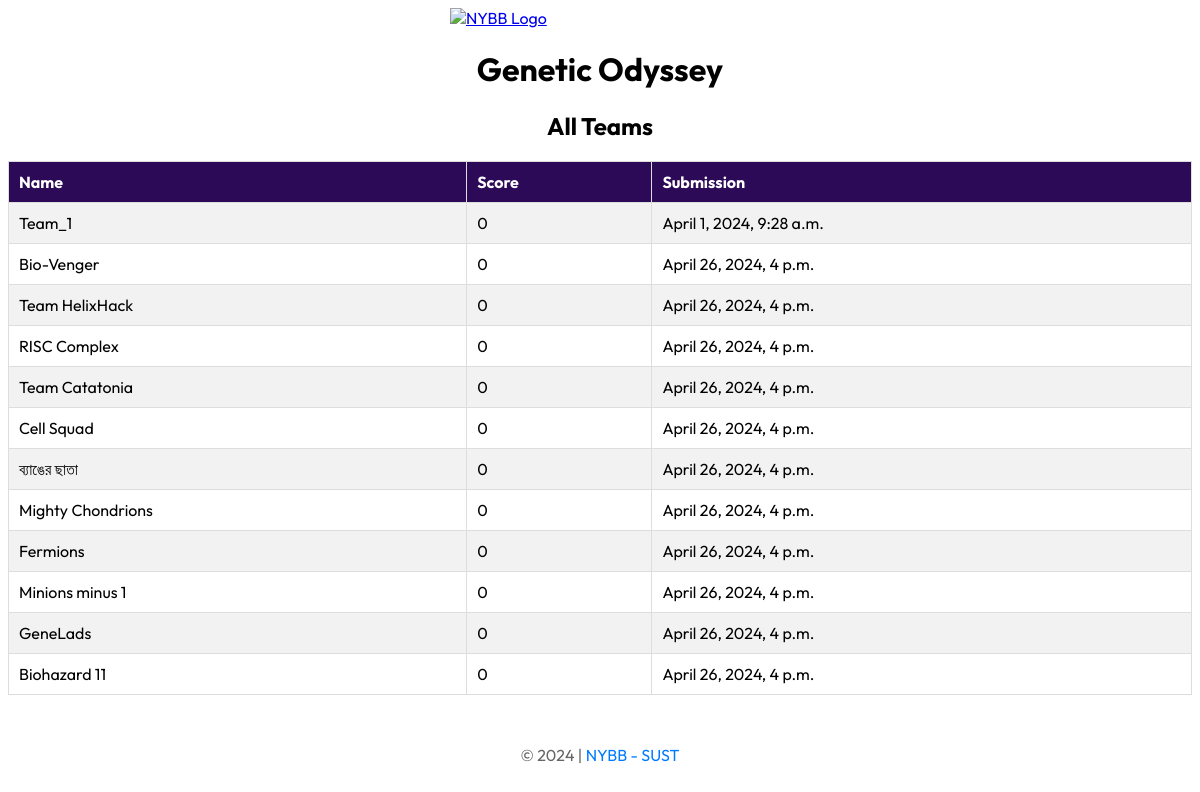
The app's page /result/, older data.
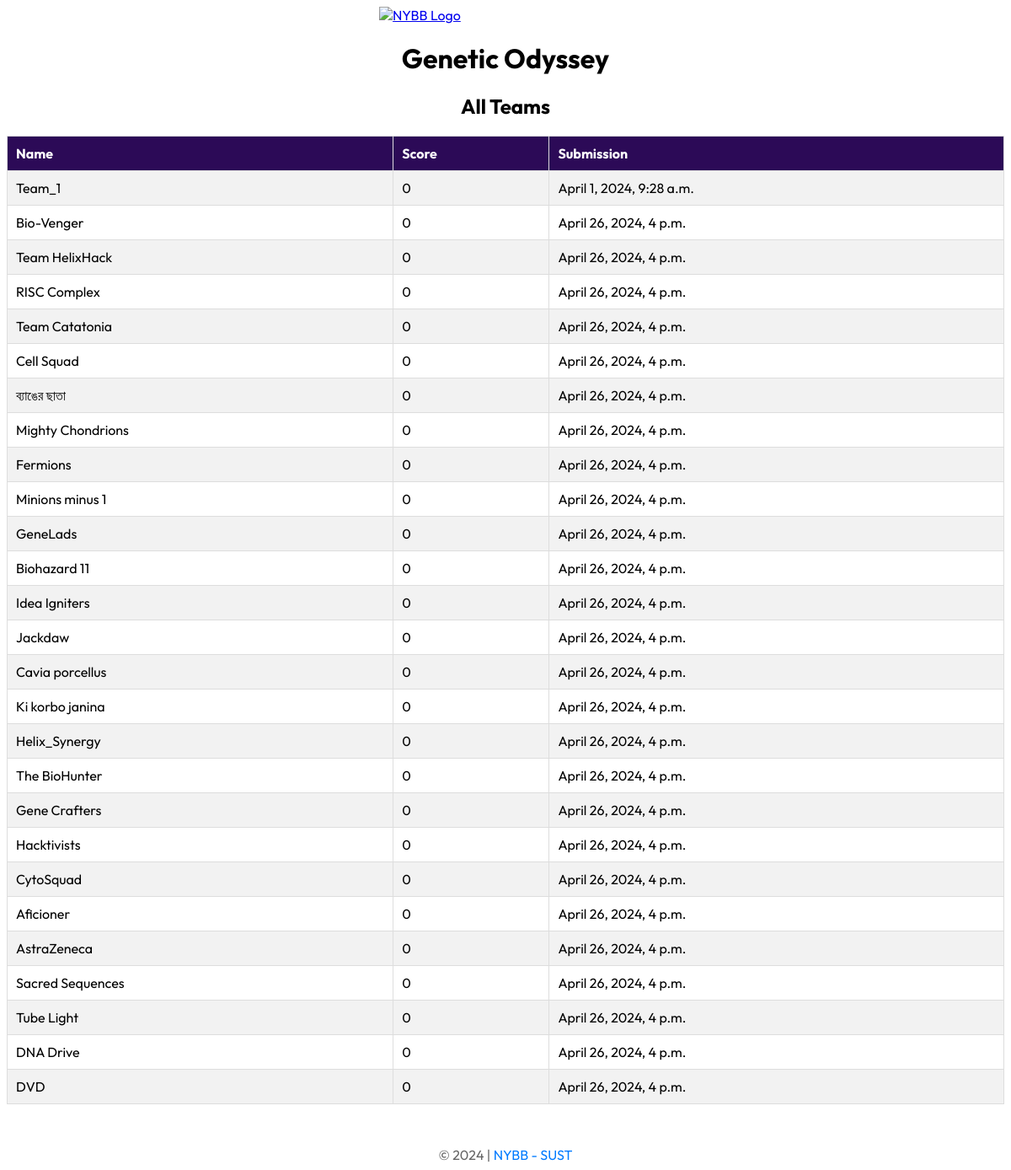
The same page, newer data.
### app/models.py (models this page shows, shortened)
class Team(models.Model):
    name = models.CharField(max_length=20)
    score = models.IntegerField(default=0)
    n_score = models.IntegerField(default=0)
    clue = models.IntegerField(default=5)
    quiz_1_status = models.BooleanField(default=False)
    quiz_2_status = models.BooleanField(default=False)
    quiz_3_status = models.BooleanField(default=False)
    quiz_4_status = models.BooleanField(default=False)
    quiz_5_status = models.BooleanField(default=False)
    quiz_6_status = models.BooleanField(default=False)
    time = models.DateTimeField(default=timezone.datetime(2024, 4, 26, 16, 0, 0))
    user = models.OneToOneField(User, on_delete=models.CASCADE)

### app/views.py (the view)
# urls.py: path('result/', views.result, name='result'),
def result(request):
    teams = Team.objects.all()
    return render(request, 'result.html', {'teams': teams})

### templates/result.html (shortened to what this page needs)
<!DOCTYPE html>
<html lang="en">
<head>
    {% load static %}
    <link rel="stylesheet" href="{% static 'common.css' %}">
    <link rel="stylesheet" href="{% static 'index.css' %}">
</head>
<body>
    <a href="{% url 'index' %}"><img src="https://i.ibb.co/7SwXPgX/nybb.jpg" alt="NYBB Logo" class="logo"></a>
    <h1>Genetic Odyssey</h1>
    <h2>All Teams</h2>
    <table id="teams">
        <tr>
            <th>Name</th>
            <th>Score</th>
            <th>Submission</th>
        </tr>
        {% for team in teams %}
            <tr>
                <td>{{team.name}}</td>
                <td>{{team.score}}</td>
                <td>{{team.time}}</td>
            </tr>
        {% endfor %}
    </table>
    <footer><span>&copy; 2024 | </span> <span><a href="#">NYBB - SUST</a></span></footer>
</body>
</html>

### staticfiles/common.css (style rules this page uses)
* { font-family: "Outfit", sans-serif; font-optical-sizing: auto; font-style: normal; }
.logo { width: 300px; display: block; margin-left: auto; margin-right: auto; }
footer { margin-top: 20px; text-align: center; color: #666; }
footer a { color: #007bff; text-decoration: none; }

### staticfiles/index.css (style rules this page uses)
* { font-family: "Outfit", sans-serif; font-optical-sizing: auto; font-style: normal; }
h1, h2 { color: black; text-align: center; }
.logo { width: 300px; display: block; margin-left: auto; margin-right: auto; }
#teams { font-family: Arial, Helvetica, sans-serif; border-collapse: collapse; width: 100%; margin-bottom: 50px; }
#teams td, #teams th { border: 1px solid #ddd; padding: 10px; }
#teams tr:nth-child(even) { background-color: #f2f2f2; }
#teams th { padding-top: 10px; padding-bottom: 10px; text-align: left; background-color: #2c0a57; color: white; }

Row changes from the older to the newer data that the page shows:
added Team: name "Idea Igniters", score "0", time "April 26, 2024, 4 p.m."
added Team: name "Jackdaw", score "0", time "April 26, 2024, 4 p.m."
added Team: name "Cavia porcellus", score "0", time "April 26, 2024, 4 p.m."
added Team: name "Ki korbo janina", score "0", time "April 26, 2024, 4 p.m."
added Team: name "Helix_Synergy", score "0", time "April 26, 2024, 4 p.m."
added Team: name "The BioHunter", score "0", time "April 26, 2024, 4 p.m."
added Team: name "Gene Crafters", score "0", time "April 26, 2024, 4 p.m."
added Team: name "Hacktivists", score "0", time "April 26, 2024, 4 p.m."
added Team: name "CytoSquad", score "0", time "April 26, 2024, 4 p.m."
added Team: name "Aficioner", score "0", time "April 26, 2024, 4 p.m."
added Team: name "AstraZeneca", score "0", time "April 26, 2024, 4 p.m."
added Team: name "Sacred Sequences", score "0", time "April 26, 2024, 4 p.m."
added Team: name "Tube Light", score "0", time "April 26, 2024, 4 p.m."
added Team: name "DNA Drive", score "0", time "April 26, 2024, 4 p.m."
added Team: name "DVD", score "0", time "April 26, 2024, 4 p.m."
